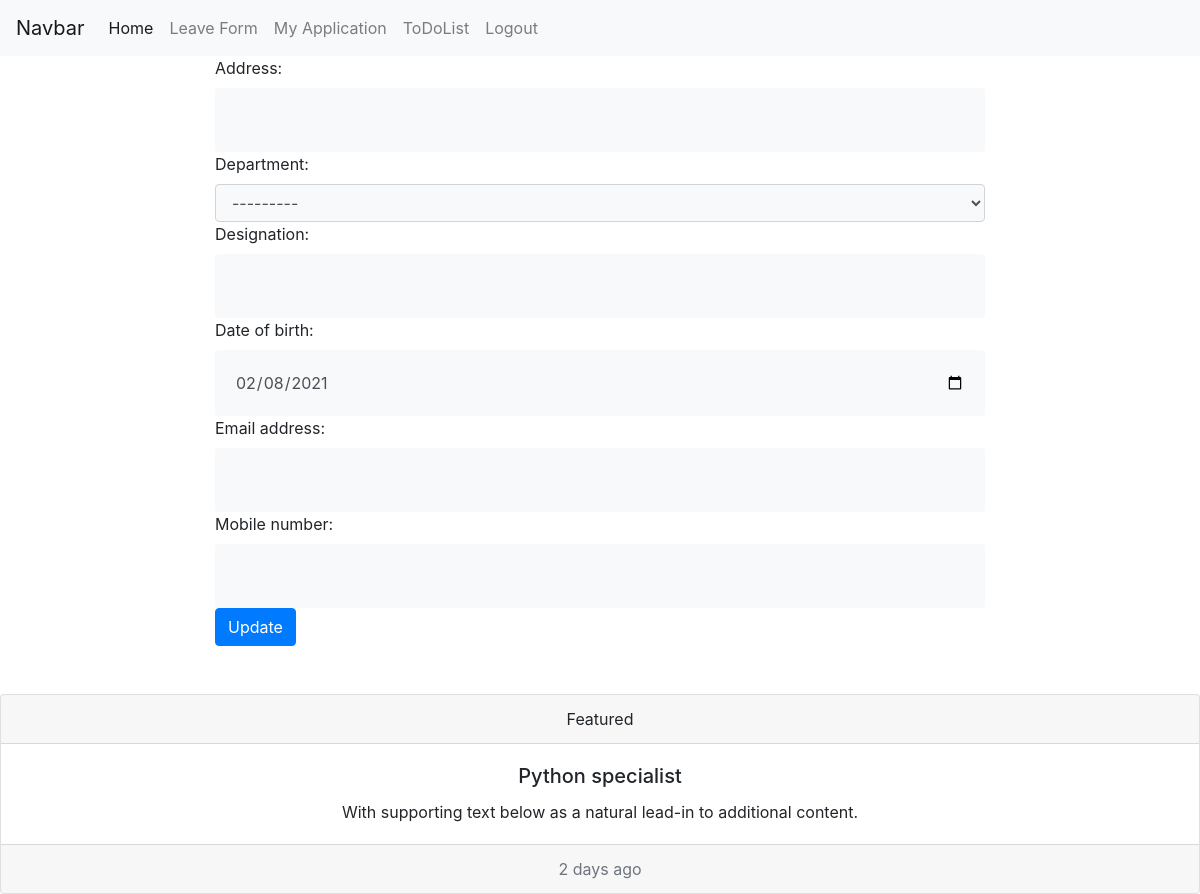
Page /edit (signed in) on the earlier database version.
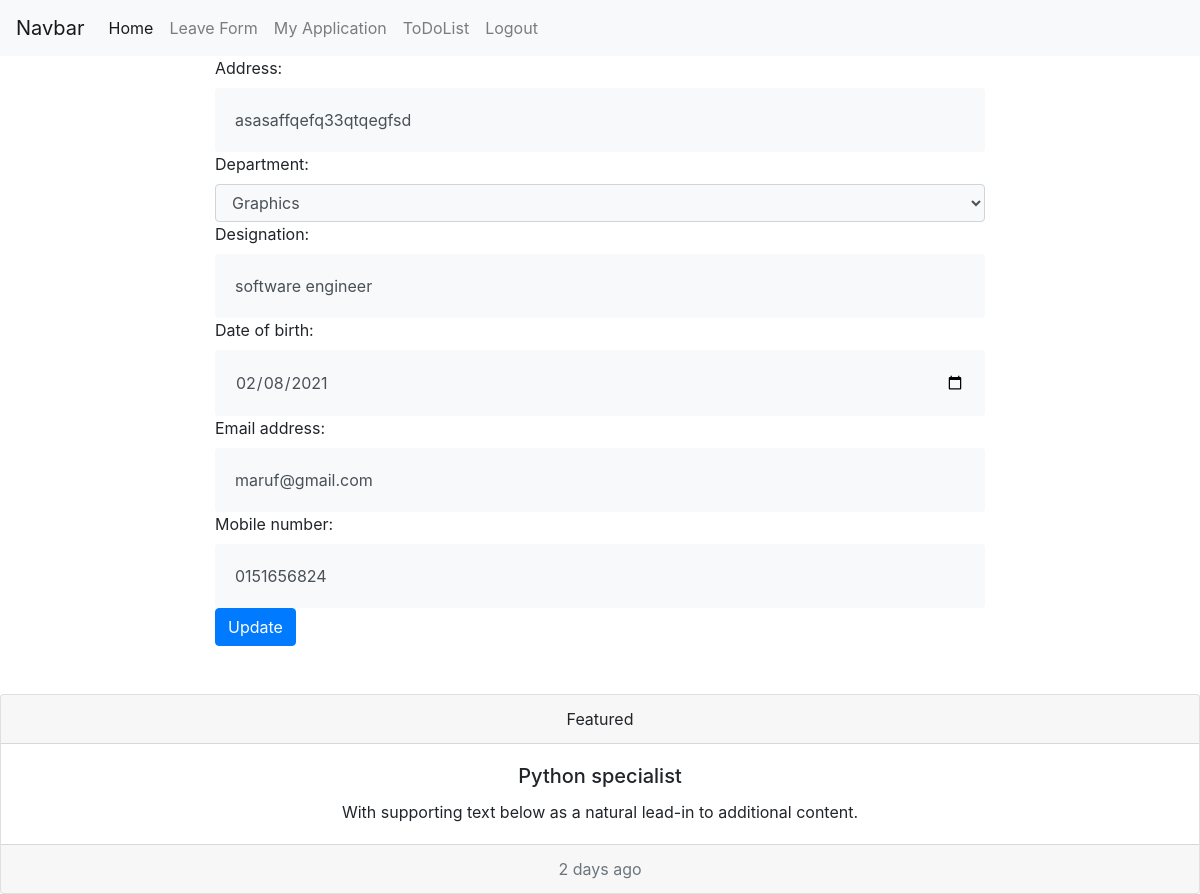
Same page on the later database version.
### emsapp/models.py (models this page shows)
class UserProfile(models.Model):
    user = models.OneToOneField(User, on_delete = models.CASCADE)
    profile_image = models.ImageField(blank = True, null = True)
    address = models.CharField(max_length = 300, blank = True, null = True)
    department = models.ForeignKey(Department, on_delete=models.CASCADE, blank=True, null=True)
    designation = models.CharField(max_length = 300, blank = True, null = True)
    date_of_birth = models.DateField(blank = True, null = True)
    email_address = models.CharField(max_length = 300, blank = True, null = True)
    mobile_number = models.CharField(max_length=100, blank=True, null=True)
    def __str__(self):
        return str(self.user)

### emsapp/views.py (the view, shortened to what this page needs)
# urls.py: path('edit', edit, name='edit'),
def edit(request):
    user = request.user
    profile = UserProfile.objects.get(user = user)
    print(profile)
    form = UserProfileForm(instance=profile)
    print(form)
    context = {'form':form}
    return render(request, 'update.html', context)

### emsapp/forms.py
class UserProfileForm(forms.ModelForm):
    department = forms.ModelChoiceField(widget = forms.Select(attrs={'class':'form-control bg-light',}), queryset=Department.objects.all())
    class Meta:
        model = UserProfile
        fields = ['address', 'department', 'designation', 'date_of_birth', 'email_address', 'mobile_number']
        widgets = {
            'address':forms.TextInput(attrs={'class':'bg-light form form-control'}),
            'designation':forms.TextInput(attrs={'class':'bg-light form form-control'}),
            'email_address':forms.TextInput(attrs={'class':'bg-light form form-control'}),
            'date_of_birth':forms.DateInput(attrs={'type':'date', 'class':'bg-light form form-control'}),
            'mobile_number':forms.TextInput(attrs={'class':'bg-light form form-control'}),
        }

### emsapp/models.py (called while the page is built)
    def __str__(self):
        return self.name

### emsapp/templatetags/has_group.py (called while the page is built)
@register.filter(name='has_group')
def has_group(user, group_name):
    group = Group.objects.get(name=group_name)
    return True if group in user.groups.all() else False

### templates/update.html (shortened to what this page needs)
{% extends 'base.html' %}
{% block content %}
    <div class="col-md-8 m-auto">
        <form method="POST">
            {{ form }}
            <button type="submit" class="btn btn-primary">Update</button>
        </form>
    </div>
{% endblock %}

Differences in the rows shown:
changed UserProfile: address (not shown) → "asasaffqefq33qtqegfsd"; department "---------" → "Graphics"; designation (not shown) → "software engineer"; email_address (not shown) → "maruf@gmail.com"; mobile_number (not shown) → "0151656824"
